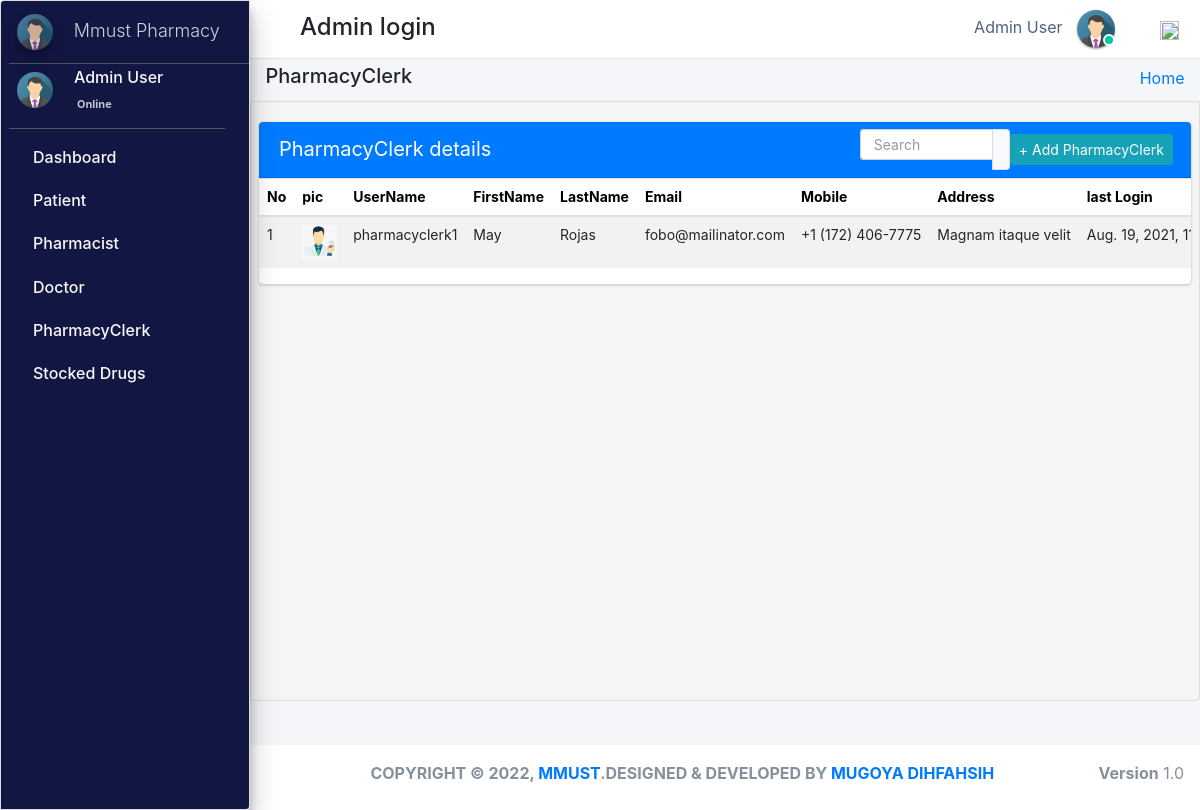
Screenshot of /admin_user/admin_user/manage_pharmacyClerk/ (signed in) with the database file from the repository.
### pharmacy/models.py (models this page shows, shortened)
class CustomUser(AbstractUser):
    user_type_data = ((1, "AdminHOD"), (2, "Pharmacist"), (3, "Doctor"), (4, "PharmacyClerk"),(5, "Patients"))
    user_type = models.CharField(default=1, choices=user_type_data, max_length=10)

class AdminHOD(models.Model):
    gender_category=(
        ('Male','Male'),
        ('Female','Female'),
    )
    admin = models.OneToOneField(CustomUser,null=True, on_delete = models.CASCADE)
    emp_no= models.CharField(max_length=100,null=True,blank=True)
    gender=models.CharField(max_length=100,null=True,choices=gender_category)
    mobile=models.CharField(max_length=10,null=True,blank=True)
    address=models.CharField(max_length=300,null=True,blank=True)
    profile_pic=models.ImageField(default="admin.png",null=True,blank=True)
    created_at = models.DateTimeField(auto_now_add=True)
    updated_at = models.DateTimeField(auto_now=True)
    date_employed=models.DateTimeField(auto_now_add=True, auto_now=False)
    objects = models.Manager()

class PharmacyClerk(models.Model):
    gender_category=(
        ('Male','Male'),
        ('Female','Female'),
    )
    admin = models.OneToOneField(CustomUser,null=True, on_delete = models.CASCADE)
    emp_no=models.CharField(max_length=100,null=True,blank=True)
    gender=models.CharField(max_length=100,null=True,choices=gender_category)
    mobile=models.CharField(max_length=10,null=True,blank=True)
    address=models.CharField(max_length=300,null=True,blank=True)
    profile_pic=models.ImageField(default="images2.png",null=True,blank=True)
    age= models.IntegerField(default='0', blank=True, null=True)
    created_at = models.DateTimeField(auto_now_add=True)
    updated_at = models.DateTimeField(auto_now=True)
    objects = models.Manager()

### pharmacy/HODViews.py (the view)
# urls.py: path('admin_user/admin_user/manage_pharmacyClerk/',HODViews.managePharmacyClerk,name='manage_pharmacyClerk'),
def managePharmacyClerk(request):
    staffs = PharmacyClerk.objects.all()
    context = {
        "staffs": staffs,
         "title":"Manage PharmacyClerk"
    }
    return render(request,'hod_templates/manage_pharmacyClerk.html',context)

### pharmacy/LoginCheckMiddleWare.py (called while the page is built, shortened)
    def process_view(self, request, view_func, view_args, view_kwargs):
        modulename = view_func.__module__
        user = request.user
        if user.is_authenticated:
            if user.user_type == "1":
                if modulename == "pharmacy.HODViews":
                    pass
                elif modulename == "":
                    pass
                elif modulename == "pharmacy.views" or modulename == "django.views.static":
                    pass
                else:
                    pass
            else:
                return redirect("login")
        else:
            if request.path == reverse("login"):
                pass
            else:
                return redirect("login")

### pharmacy/templates/hod_templates/manage_pharmacyClerk.html (shortened to what this page needs)
{% extends 'hod_templates/base_template.html'%} {% block page_title %}
<h5>PharmacyClerk</h5>
{% endblock page_title %} {% block main_content %}
<section class="content">
    <div class="row">
        <div class="col-md-12">
            <div class="card card-primary sc">
                <div class="card-header">
                    <span>PharmacyClerk details</span>
                    <div class="card-tools d-flex">
                        <div class="input-group input-group-sm" style="width: 150px;">
                            <input type="text" name="search" class="form-control float-right" placeholder="Search" id="pple">
                            <div class="input-group-append">
                                <button type="submit" class="btn btn-default"></button>
                            </div>
                        </div>
                        <a class="btn btn-sm btn-info mr-2" href="{% url 'add_pharmacyClerk' %}" role="button">+ Add PharmacyClerk</a>
                    </div>
                </div>
                <table class="table" id="plist">
                    <thead>
                        <tr>
                            <th>No</th>
                            <th>pic</th>
                            <th>UserName</th>
                            <th>FirstName</th>
                            <th>LastName</th>
                            <th>Email</th>
                            <th>Mobile</th>
                            <th>Address</th>
                            <th>last Login</th>
                        </tr>
                    </thead>
                    <tbody>
                        {% for staff in staffs %}
                        <tr class="hov">
                            <td>{{staff.id}}</td>
                            <td> <img src="{{staff.profile_pic.url}}" class="" width="35" height="35" alt=""></td>
                            <td>{{staff.admin.username}}</td>
                            <td>{{staff.admin.first_name}}</td>
                            <td>{{staff.admin.last_name}}</td>
                            <td>{{staff.admin.email}}</td>
                            <td>{{staff.mobile}}</td>
                            <td>{{staff.address}}</td>
                            <td>{{staff.admin.last_login}}</td>
                        </tr>
                        {% endfor %}
                    </tbody>
                </table>
            </div>
        </div>
    </div>
</section>
{% endblock %}

### pharmacy/templates/hod_templates/base_template.html (shortened to what this page needs)
{% extends 'base_file.html' %} {% block htm %}
<body class="hold-transition sidebar-mini layout-fixed">
    <div class="wrapper">
        <nav class="main-header navbar navbar-expand navbar-white navbar-light">
            <ul class="navbar-nav">
                <li class="nav-item">
                    <a class="nav-link" data-widget="pushmenu" href="#" role="button"></a>
                </li>
            </ul>
            <h4 style="margin-left: 10px; margin-top: 5px;">Admin login </h4>
            <ul class="navbar-nav ml-auto">
                <li class="mx-3">
                    <a href="#" class="sm-submenu-with-image a">
                        <span>{{user.first_name}}  {{user.last_name}}</span>
                        <img src="{{request.user.adminhod.profile_pic.url}}" class="img-circle elevation-1" width="38" height="38" alt="">
                        <span class="avatar-status avatar-sm-status avatar-status-success"></span>
                    </a>
                </li>
                <li class="nav-item dropdown ml-3 low">
                    <a href="#" class="btn btn-outlined btn-black text-muted bg-transparent " data-toggle="dropdown" aria-expanded="false" data-wow-delay="0.7s"><img src="https://img.icons8.com/ios/50/000000/settings.png" width="19" height="19">
                    </a>
                </li>
            </ul>
        </nav>
        {% include 'hod_templates/sidebar.html'%}
        <div class="content-wrapper">
            <div class="content-header">
                <div class="container-fluid">
                    <div class="row ">
                        <div class="col-sm-6">
                            <h1 class="m-0 text-dark">
                                {% block page_title %} {% endblock page_title %}
                            </h1>
                        </div>
                        <div class="col-sm-6 ">
                            <ol class="breadcrumb float-sm-right">
                                <li class="breadcrumb-item"><a href="">Home</a></li>
                            </ol>
                        </div>
                    </div>
                </div>
            </div>
            {% block main_content %} {% endblock main_content %}
        </div>
        {% include 'hod_templates/footer.html'%}
    </div>
    {% endblock htm %}

### pharm/pharmacy/templates/base_file.html (shortened to what this page needs)
{% load static %}
<!DOCTYPE html>
<html lang="en">
<head>
    <link rel="stylesheet" href="{% static 'css/bootstrap.min.css'%}">
    <link rel="stylesheet" href="{% static 'css/main.css'%}">
    <link rel="stylesheet" href="{% static 'css/profile.css'%}">
    <link rel="stylesheet" href="{% static " fontawesome-free/css/all.min.css " %}">
    <link rel="stylesheet" href="https://code.ionicframework.com/ionicons/2.0.1/css/ionicons.min.css">
    <link rel="stylesheet" href="{% static 'dist/css/adminlte.css'  %}">
    <link rel="stylesheet" href="{% static 'pace-progress/themes/black/pace-theme-flat-top.css' %}">
    <link rel="stylesheet" href="{% static 'datatables-bs4/css/dataTables.bootstrap4.min.css'%}">
    <link rel="stylesheet" href="{% static 'datatables-responsive/css/responsive.bootstrap4.min.css'%}">
    <link rel="stylesheet" href="{% static 'datatables-buttons/css/buttons.bootstrap4.min.css'%}">
    <link rel="stylesheet" href="{% static 'css/select2.css' %}">
    <link href="{% static 'jquery-ui2/jquery-ui.min.css' %}" rel="stylesheet">
    <link href="{% static 'jquery-ui2/jquery-ui.structure.min.css' %}" rel="stylesheet">
    <link href="{% static 'jquery-ui2/jquery-ui.theme.min.css' %}" rel="stylesheet">
</head>
{% block htm %} {% endblock htm%}
</body>
</html>

### pharmacy/templates/hod_templates/sidebar.html (shortened to what this page needs)
<aside class="main-sidebar sidebar-dark-primary elevation-4">
    <a href="" class="brand-link ml-2">
        <img src="{{request.user.adminhod.profile_pic.url}}" alt="" width="36" height="36" class=" img-circle elevation-3" style="opacity: .8">
        <span class="brand-text font-weight-light mt-1 ml-3 mmust">Mmust Pharmacy</span>
    </a>
    <div class="sidebar">
        <div class="user-panel mr-3">
            <div class="pull-left image sm-submenu-with-image a ml-2 ">
                <img src="{{request.user.adminhod.profile_pic.url}}" class="img-circle mt-2" width="36" height="36" alt="User Image">
            </div>
            <div class="pull-left info">
                <p>{{user.first_name}} {{user.last_name}}</p>
                <a href="#"> Online</a>
            </div>
        </div>
        <nav class="mt-2">
            <ul class="nav nav-pills nav-sidebar flex-column" data-widget="treeview" role="menu" data-accordion="false">
                <li class="nav-item">
                    <a href="{% url  'admin_dashboard' %}" class="nav-link">
                        <p>
                            Dashboard
                        </p>
                    </a>
                </li>
                <li class="nav-item">
                    <a href="#" class="nav-link">
                        <p>
                            Patient
                        </p>
                    </a>
                </li>
                <li class="nav-item">
                    <a href="#" class="nav-link">
                        <p>
                            Pharmacist
                        </p>
                    </a>
                </li>
                <li class="nav-item">
                    <a href="#" class="nav-link">
                        <p>
                            Doctor
                        </p>
                    </a>
                </li>
                <li class="nav-item">
                    <a href="#" class="nav-link">
                        <p>
                            PharmacyClerk
                        </p>
                    </a>
                </li>
                <li class="nav-item">
                    <a href="#" class="nav-link">
                        <p>
                            Stocked Drugs
                        </p>
                    </a>
                </li>
            </ul>
        </nav>
    </div>
</aside>

### pharmacy/templates/hod_templates/footer.html
<footer class="main-footer pt-3 text-center">
    <strong>COPYRIGHT &copy; {% now "Y" %}, <a href="#">MMUST</a>.DESIGNED & DEVELOPED BY <a href="#">MUGOYA DIHFAHSIH</a></strong>
    <div class="float-right d-none d-sm-inline-block">
        <b>Version</b> 1.0
    </div>
</footer>

### static/css/main.css (style rules this page uses)
html { font-family: sans-serif; line-height: 1.15; -webkit-text-size-adjust: 100%; -webkit-tap-highlight-color: transparent; }
body { overflow-y: hidden; overflow-x: hidden; font-family: -apple-system, BlinkMacSystemFont, "Segoe UI", Roboto, "Helvetica Neue", Arial, "Noto Sans", sans-serif, "Apple Color Emoji", "Segoe UI Emoji", "Segoe UI Symbol", "Noto Color Emoji" !important; }
th { color: rgb(0, 0, 0); font-size: 14px !important; }
.content { background-color: #f5f5f5; border: 1px solid #dddddd; border-radius: 4px 0px 4px 0px; left: -1px; padding: 10px 7px 5px; }
.main-sidebar { background: #ffffff; border: 1px solid #dddddd; border-radius: 4px 0px 4px 0px; font-weight: bold; }
.content { height: 75vh; overflow-y: scroll; overflow-x: hidden; }
.sc { white-space: nowrap; display: block; overflow-x: hidden !important; }
.content .row { margin-top: 20px !important; }
.main-sidebar { background-color: #121642 !important; color: white !important; }
.main-sidebar p { color: #f8f8f8 !important; font-weight: 500 !important }
td { font-size: 14px !important; }
.hov { transition: transform .5s; }
.avatar-status { position: absolute; bottom: 12px; right: 75.4px; display: -ms-inline-flexbox; display: inline-flex; -ms-flex-negative: 0; flex-shrink: 0; -ms-flex-pack: center; justify-content: center; -ms-flex-align: center; align-items: center; white-space: nowrap; text-align: center; vertical-align: baseline; font-weight: 600; border: .125rem solid #fff; width: 12px; height: 12px; line-height: 1; font-size: .71094rem; border-radius: 50%; }
.avatar-status-success { color: #fff; background-color: #00c9a7; }
.card-header span { font-size: 20px !important; }
.table>tbody>tr>td, .table>tbody>tr>th, .table>tfoot>tr>td, .table>tfoot>tr>th, .table>thead>tr>td, .table>thead>tr>th { padding: 8px; line-height: 1.42857143; vertical-align: top; }
.pull-left { float: left; }
.pull-left { float: left!important; }
.user-panel>.info { padding: 5px 5px 5px 15px; line-height: 1; position: absolute; left: 55px; }
.user-panel>.info>p { font-weight: 600; margin-bottom: 9px; }
p { margin: 0 0 10px; }
.user-panel { padding-bottom: 20px; }
.user-panel:after { clear: both; }
.user-panel:before, .user-panel:after { content: " "; display: table; }
.user-panel>.info>a { text-decoration: none; padding-right: 5px; margin-top: 3px; font-size: 11px; overflow: hidden; white-space: nowrap; }
.mmust { overflow: hidden; white-space: nowrap; font-size: 18px; }
.table { background: white !important; }
.container-fluid { width: 100%; padding-right: 15px; padding-left: 15px; margin-right: auto; margin-left: auto; }
.row { display: flex; flex-wrap: wrap; margin-right: -15px; margin-left: -15px; }
.d-flex { display: flex !important; z-index: 44; }
.d-flex { display: flex !important; }
input { text-indent: 5px !important; }
input::placeholder { text-indent: 5px !important; }
.table tbody tr:nth-of-type(odd) { background-color: rgba(0, 0, 0, .05) !important; }
.table tbody tr:nth-of-type(odd) { background-color: rgba(197, 197, 197, 0.05) !important; }
.main-footer { height: 65px !important; background: #ffffff; border-top: none !important; color: #869099; font-size: 1.0rem !important; }
.img-circle { border-radius: 50%; }
.content-wrapper .content-header { padding: 5px 0.5rem !important; }

### static/css/profile.css (style rules this page uses)
li { list-style-type: none ! }
.form-control { font-size: .875rem; }
.input-group { transition: all .15s ease; border-radius: .375rem; box-shadow: none; }
.input-group .form-control { box-shadow: none; }
.input-group .form-control:not(:last-child) { padding-right: 0; border-right: 0; }
.navbar-nav span { color: #525f7f !important; margin-right: 10px !important; }
body { font-family: 'Rubik', sans-serif; height: 100% !important; }
input { text-indent: 5px !important; }
input::placeholder { text-indent: 5px !important; }
.table tbody tr:nth-of-type(odd) { background-color: rgba(0, 0, 0, .05) !important; }

### rows the page displays
CustomUser: first_name "Admin", last_name "User", user.adminhod.profile_pic (picture)
PharmacyClerk: id "1", profile_pic (picture), admin.username "pharmacyclerk1", admin.first_name "May", admin.last_name "Rojas", admin.email "fobo@mailinator.com", mobile "+1 (172) 406-7775", address "Magnam itaque velit", admin.last_login "Aug. 19, 2021,…"
